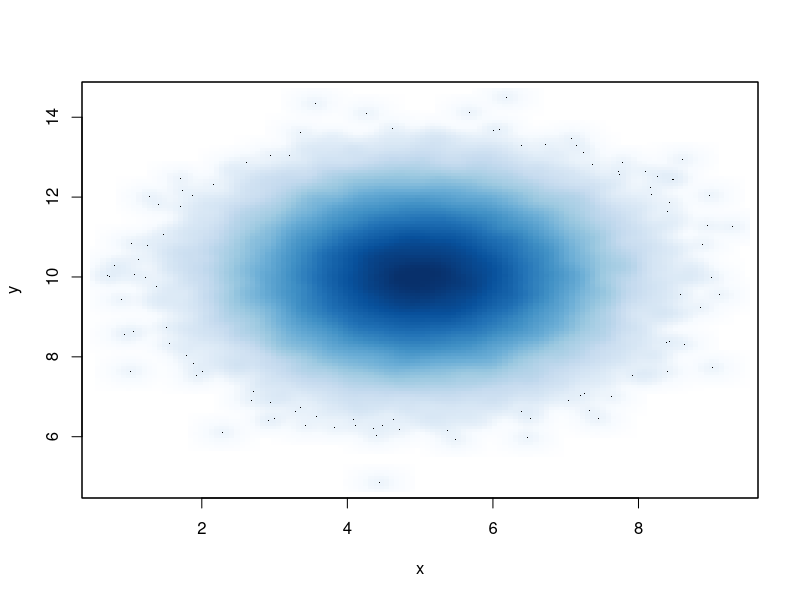
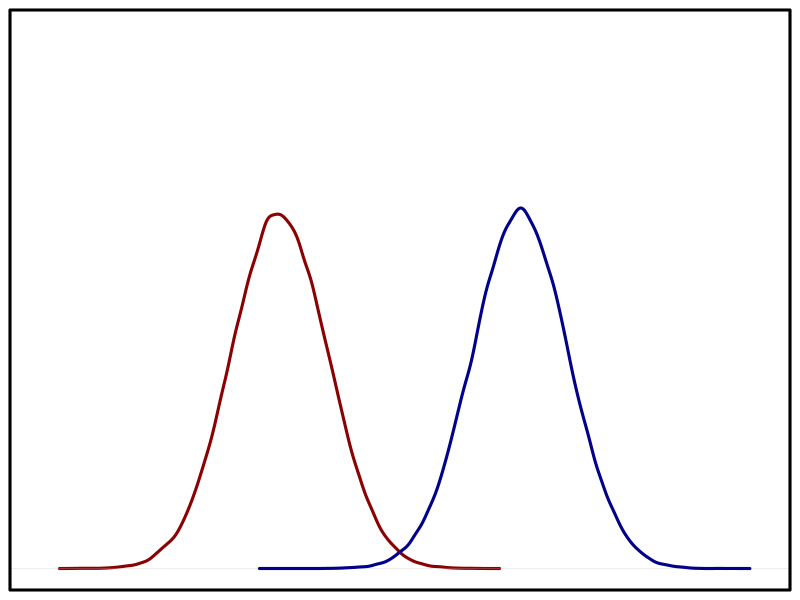
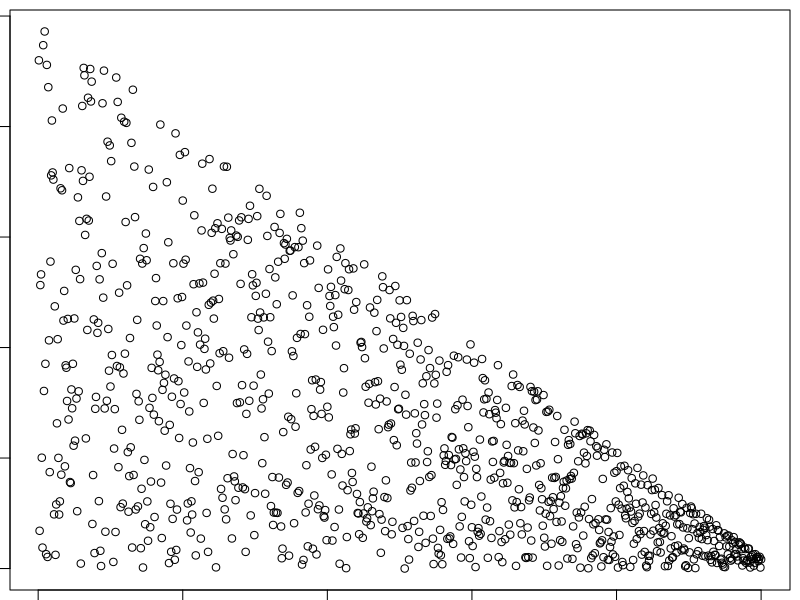
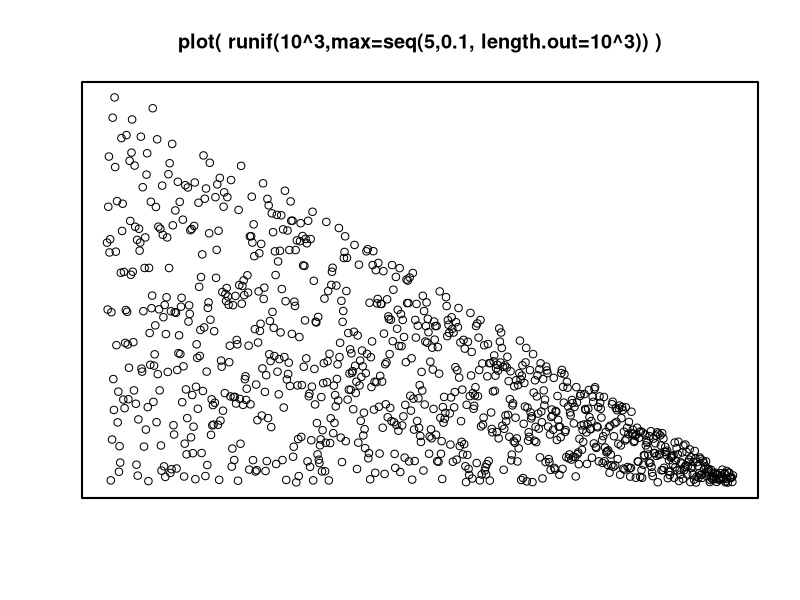

Source code (R) for these figures, in order:

setwd('~/Dropbox/Documents/linear reg')

x <- rnorm(100000,5)
y <- rnorm(100000,10)

smoothScatter(x,y)


par(mar=c(0,0,0,0)+0.5)
plot(density(x), lwd=3, col='DarkRed', xaxt='n', yaxt='n',main='',xlab='',ylab='', xlim=c(0,15), ylim=c(0,0.6))
lines(density(y), col='DarkBlue', lwd=3)
box(lwd=3)




###############################################################################

plot( runif(10^3,max=seq(5,0.1, length.out=10^3)) )


png('quantileReg.png')
plot( runif(10^3,max=seq(5,0.1, length.out=10^3)), main='plot( runif(10^3,max=seq(5,0.1, length.out=10^3)) )', xlab='', ylab='', xaxt='n',yaxt='n' )
box(lwd=2)
dev.off()




